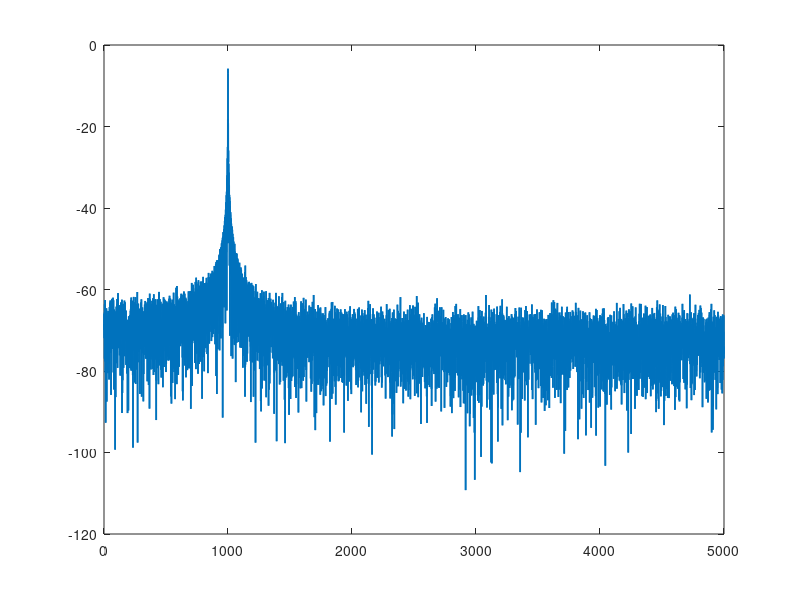

The MATLAB script that drew this image: (Note: this script raises an error after producing the figure.)
%% Ejemplo conceptual: señal senoidal y métodos espectrales
clear; clc; close all;

%% Parámetros de la señal
fs = 10000;              % Frecuencia de muestreo [Hz]
T = 1;                   % Duración [s]
t = 0:1/fs:T-1/fs;       % Vector de tiempo
f0 = 1000;               % Frecuencia de la señal senoidal [Hz]
A = 0.8;                 % Amplitud

%% Señal senoidal con ruido
rng(1);                  % Reproducibilidad
x = A*sin(2*pi*f0*t) + 0.02*randn(size(t));

%% Colores
c_per   = [0 0.4470 0.7410];   % Azul - Periodograma/FFT
c_welch = [1 0 0];             % Rojo - Welch
c_mt    = [0 0.9 0];             % Verde - Multitaper
c_ref   = [0 0 0];    % Gris para frecuencia de referencia

%% Parámetros comunes
x_lim = [0 3000];
y_lim = [-120 0];

%% ============================================================
% 1) Periodograma basado en FFT
%% ============================================================
[pxx_per, f_per] = periodogram(x, [], [], fs);
pxx_per_db = 10*log10(pxx_per);

fig1 = figure('Color','w','Position',[100 100 1000 700]);

plot(f_per, pxx_per_db, 'Color', c_per, 'LineWidth', 1.2); hold on;
xline(f0, '--', 'Color', c_ref, 'LineWidth', 1.2);

text(f0+25, -105, 'f_0 = 1000 Hz', ...
    'Rotation', 90, ...
    'FontSize', 11, ...
    'Color', c_ref, ...
    'VerticalAlignment', 'bottom');

grid on;
xlim(x_lim);
ylim(y_lim);

xlabel('Frecuencia [Hz]', 'FontSize', 16);
ylabel('PSD [dB/Hz]', 'FontSize', 16);
title('Ejemplo conceptual mediante Periodograma/FFT', ...
    'FontSize', 18, 'FontWeight', 'bold');

legend('Periodograma/FFT', ...
    'Location', 'northeast', ...
    'FontSize', 13, ...
    'Box', 'on');

set(gca, 'FontSize', 14, 'LineWidth', 1.0);
set(gca, 'LooseInset', max(get(gca,'TightInset'), 0.02));

exportgraphics(fig1, 'ejemplo_periodograma_fft.png', 'Resolution', 300);

%% ============================================================
% 2) Welch
%% ============================================================
ventana = hamming(512);
noverlap = 256;
nfft = 1024;

[pxx_welch, f_welch] = pwelch(x, ventana, noverlap, nfft, fs);
pxx_welch_db = 10*log10(pxx_welch);

fig2 = figure('Color','w','Position',[100 100 1000 700]);

plot(f_welch, pxx_welch_db, 'Color', c_welch, 'LineWidth', 1.8); hold on;
xline(f0, '--', 'Color', c_ref, 'LineWidth', 1.2);

text(f0+25, -105, 'f_0 = 1000 Hz', ...
    'Rotation', 90, ...
    'FontSize', 11, ...
    'Color', c_ref, ...
    'VerticalAlignment', 'bottom');

grid on;
xlim(x_lim);
ylim(y_lim);

xlabel('Frecuencia [Hz]', 'FontSize', 16);
ylabel('PSD [dB/Hz]', 'FontSize', 16);
title('Ejemplo conceptual mediante Welch', ...
    'FontSize', 18, 'FontWeight', 'bold');

legend('Welch', ...
    'Location', 'northeast', ...
    'FontSize', 13, ...
    'Box', 'on');

set(gca, 'FontSize', 14, 'LineWidth', 1.0);
set(gca, 'LooseInset', max(get(gca,'TightInset'), 0.02));

exportgraphics(fig2, 'ejemplo_welch.png', 'Resolution', 300);

%% ============================================================
% 3) Multitaper
%% ============================================================
[pxx_mt, f_mt] = pmtm(x, 4, nfft, fs);
pxx_mt_db = 10*log10(pxx_mt);

fig3 = figure('Color','w','Position',[100 100 1000 700]);

plot(f_mt, pxx_mt_db, 'Color', c_mt, 'LineWidth', 1.8); hold on;
xline(f0, '--', 'Color', c_ref, 'LineWidth', 1.2);

text(f0+25, -105, 'f_0 = 1000 Hz', ...
    'Rotation', 90, ...
    'FontSize', 11, ...
    'Color', c_ref, ...
    'VerticalAlignment', 'bottom');

grid on;
xlim(x_lim);
ylim(y_lim);

xlabel('Frecuencia [Hz]', 'FontSize', 16);
ylabel('PSD [dB/Hz]', 'FontSize', 16);
title('Ejemplo conceptual mediante Multitaper', ...
    'FontSize', 18, 'FontWeight', 'bold');

legend('Multitaper', ...
    'Location', 'northeast', ...
    'FontSize', 13, ...
    'Box', 'on');

set(gca, 'FontSize', 14, 'LineWidth', 1.0);
set(gca, 'LooseInset', max(get(gca,'TightInset'), 0.02));

exportgraphics(fig3, 'ejemplo_multitaper.png', 'Resolution', 300);

%% ============================================================
% 4) Comparación completa
%% ============================================================
fig4 = figure('Color','w','Position',[100 100 1200 750]);

h1 = plot(f_per, pxx_per_db, 'Color', c_per, 'LineWidth', 1.1); hold on;
h3 = plot(f_mt, pxx_mt_db, 'Color', c_mt, 'LineWidth', 1.8);
h2 = plot(f_welch, pxx_welch_db, 'Color', c_welch, 'LineWidth', 1.8);

xline(f0, '--', 'Color', c_ref, 'LineWidth', 1.2);

text(f0+25, -105, 'f_0 = 1000 Hz', ...
    'Rotation', 90, ...
    'FontSize', 11, ...
    'Color', c_ref, ...
    'VerticalAlignment', 'bottom');

grid on;
xlim(x_lim);
ylim(y_lim);

xlabel('Frecuencia [Hz]', 'FontSize', 18);
ylabel('PSD [dB/Hz]', 'FontSize', 18);
title('Ejemplo conceptual de análisis espectral con señal senoidal', ...
    'FontSize', 18, 'FontWeight', 'bold');

legend([h1 h2 h3], {'Periodograma/FFT', 'Welch', 'Multitaper'}, ...
    'Location', 'northeast', ...
    'FontSize', 14, ...
    'Box', 'on');

set(gca, 'FontSize', 16, 'LineWidth', 1.0);
set(gca, 'LooseInset', max(get(gca,'TightInset'), 0.02));

exportgraphics(fig4, 'ejemplo_senoidal_metodos.png', 'Resolution', 300);
